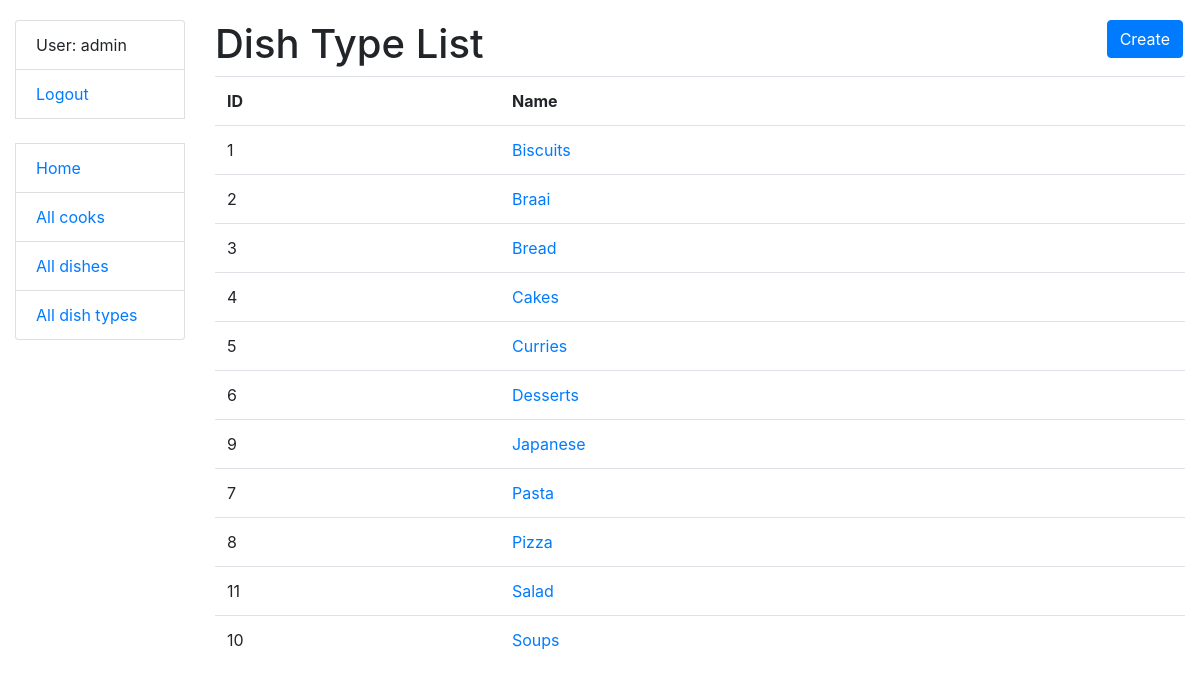
Screenshot of /dish-types/ (signed in) with the database file from the repository.
### kitchen/models.py (models this page shows, shortened)
class Cook(AbstractUser):
    years_of_experience = models.IntegerField(null=True, blank=True)
    class Meta:
        ordering = ["username"]

class DishType(models.Model):
    name = models.CharField(max_length=255, unique=True)
    class Meta:
        ordering = ["name"]
    def get_absolute_url(self):
        return reverse("kitchen:dish-type-detail", kwargs={"pk": self.pk})

### kitchen/views.py (the view)
class DishTypeListView(LoginRequiredMixin, generic.ListView):
    model = DishType
    template_name = "kitchen/dish_type_list.html"
    context_object_name = "dish_type_list"

### templates/kitchen/dish_type_list.html
{% extends "base.html" %}
{% block content %}
    <h1>
      Dish Type List
      <a href="{% url "kitchen:dish-type-create" %}" class="btn btn-primary link-to-page">
        Create
      </a>
    </h1>
    {% if dish_type_list %}
      <table class="table">
        <tr>
          <th>ID</th>
          <th>Name</th>
        </tr>
        {% for dish_type in dish_type_list %}
          <tr>
            <td>{{ dish_type.id }}</td>
            <td><a href="{{ dish_type.get_absolute_url }}">{{ dish_type.name }}</a></td>
          </tr>
        {% endfor %}
      </table>
    {% else %}
      <p>There are no dish types in kitchen</p>
    {% endif %}
{% endblock %}

### templates/includes/sidebar.html
<ul class="sidebar-nav list-group">
  {% if user.is_authenticated %}
    <li class="list-group-item">User: {{ user.username }}</li>
    <li class="list-group-item"><a href="{% url 'logout' %}">Logout</a></li>
  {% else %}
    <li class="list-group-item"><a href="{% url 'login' %}">Login</a></li>
  {% endif %}
  <br>
  <li class="list-group-item"><a href="{% url 'kitchen:index' %}">Home</a></li>
  <li class="list-group-item"><a href="{% url 'kitchen:cook-list' %}">All cooks</a></li>
  <li class="list-group-item"><a href="{% url 'kitchen:dish-list' %}">All dishes</a></li>
  <li class="list-group-item"><a href="{% url 'kitchen:dish-type-list' %}">All dish types</a></li>
</ul>

### static/css/styles.css (style rules this page uses)
body { margin-top: 20px; }
.link-to-page { float: right; margin: 0 2px 0 2px; }

### rows the page displays
Cook: username "admin"
DishType: id "1", name "Biscuits"
DishType: id "2", name "Braai"
DishType: id "3", name "Bread"
DishType: id "4", name "Cakes"
DishType: id "5", name "Curries"
DishType: id "6", name "Desserts"
DishType: id "9", name "Japanese"
DishType: id "7", name "Pasta"
DishType: id "8", name "Pizza"
DishType: id "11", name "Salad"
DishType: id "10", name "Soups"
